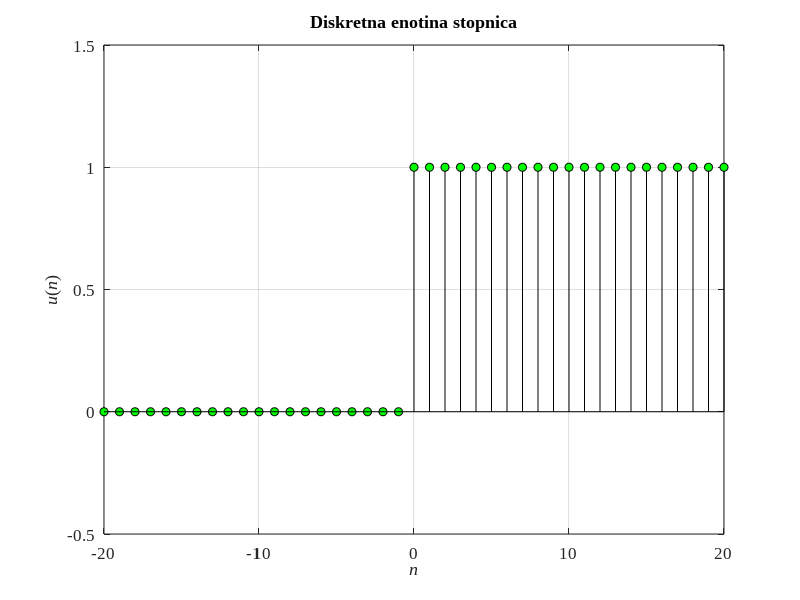

Reproduce this figure in MATLAB.
% Generiranje diskretne enotine stopnice
clear all; close all;

T = 0.2                   %časovni inkrement
tz = -4; tk = 4; t1 = 0;  %Zacetni, koncni cas in cas prehoda z 0 in 1
n1 = tz/T : 1 : t1/T-1; u1 = zeros(size(n1));
n2 = t1/T : 1 : tk/T;   u2 = ones(size(n2));
n = [n1 n2];
u = [u1 u2];

% Izris
stem(n, u, 'ko', 'MarkerFaceColor','g');
axis([tz/T tk/T -0.5 1.5]); grid;
set(gca, 'FontName', 'Times New Roman', 'FontSize', 12);
xlabel('{\itn}');
ylabel('{\itu}({\itn})');
title('Diskretna enotina stopnica');
